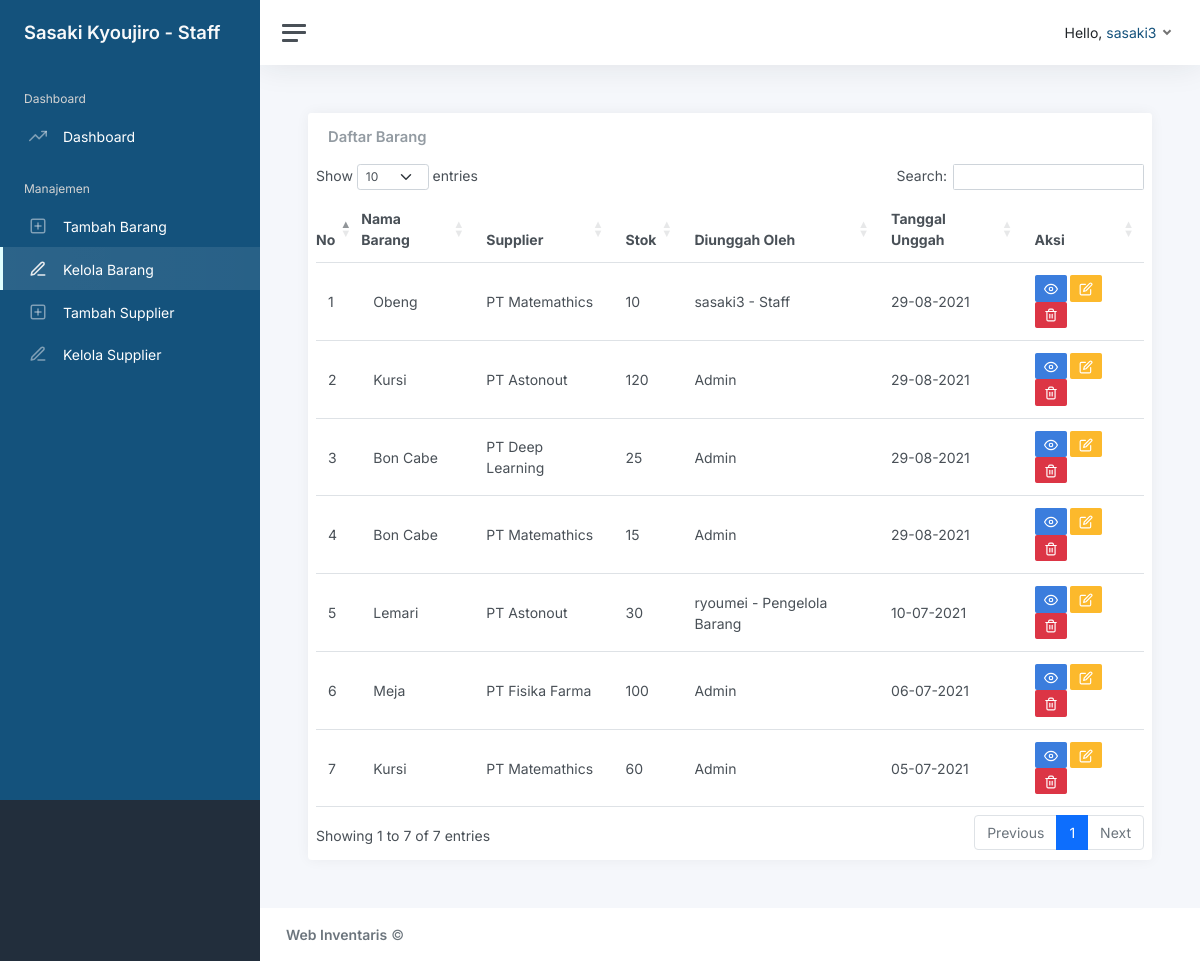
Page /Users/kelola_barang_page (signed in) on the committed database.
### tables this page shows
CREATE TABLE `tb_barang` (
  `id_barang` int(11) NOT NULL,
  `nama_barang` varchar(50) NOT NULL,
  `supplier` varchar(50) NOT NULL,
  `stok` int(50) NOT NULL,
  `kondisi` enum('Baru','Bekas') NOT NULL,
  `biaya_stn` int(50) NOT NULL,
  `biaya_total` int(50) NOT NULL,
  `sumber` varchar(50) NOT NULL,
  `jenis` enum('Sarana','Prasarana') NOT NULL,
  `diunggah` varchar(50) NOT NULL,
  `tanggal` datetime NOT NULL,
  `bm_terakhir` datetime DEFAULT NULL,
  `bk_terakhir` datetime DEFAULT NULL
);

### app/controllers/Users.php (called while the page is built, shortened)
<?php
class Users extends Controller
{
	public function __construct()
	{
		$this->barangModel = $this->model('Barang_model');
	}
    public function kelola_barang_page()
	{
		$data = [
			'title' => 'Kelola Barang | Staff',
			'dashboard' => '',
			'tambah_barang' => '',
			'kelola_barang' => 'active',
			'tambah_sup' => '',
			'kelola_sup' => '',
			'data_barang' => $this->barangModel->getAllData()
		];
		$this->view('users/staff/header', $data);
		$this->view('users/staff/kelola_barang', $data);
		$this->view('users/staff/footer');
	}
}

### app/libraries/Core.php (called while the page is built, shortened)
<?php
class Core
{
	protected $method = 'index';
	protected $params = [];
	public function __construct()
	{
		$url = $this->getURL();
		if (isset($url[0])) {
			if (file_exists('../app/controllers/' . ucwords($url[0]) . '.php'))
			{
				unset($url[0]);
			}
		}
		$this->controller = new $this->controller;
		if (isset($url[1]))
		{
			if (method_exists($this->controller, $url[1])) {
				$this->method = $url[1];
			}
		}
		call_user_func_array([$this->controller, $this->method], $this->params);
	}
	public function getURL()
	{
		if (isset($_GET['url'])) {
			$url = rtrim($_GET['url'], '/');
			$url = filter_var($url, FILTER_SANITIZE_URL);
			$url = explode('/', $url);
			return $url;
		}
	}
}

### app/require.php (called while the page is built, shortened)
<?php
require_once 'libraries/Core.php';
require_once 'libraries/Controller.php';
require_once 'libraries/Database.php';
$init = new Core();

### public/index.php (called while the page is built, shortened)
<?php
require_once '../app/require.php';

### app/libraries/Database.php (called while the page is built, shortened)
<?php
    class Database {
        private $dbHost = DB_HOST;
        private $dbUser = DB_USER;
        private $dbPass = DB_PASS;
        private $dbName = DB_NAME;
        private $statement;
        private $dbHandler;
        public function __construct()
        {
            $conn = 'mysql:host=' . $this->dbHost . ';dbname=' . $this->dbName;
            $options = array(
                PDO::ATTR_PERSISTENT => true,
                PDO::ATTR_ERRMODE => PDO::ERRMODE_EXCEPTION
            );
            try
            {
                $this->dbHandler = new PDO($conn, $this->dbUser, $this->dbPass, $options);
            } catch (PDOException $e) {
                $this->error = $e->getMessage();
                echo $this->error;
            }
        }
        public function query($sql)
        {
            $this->statement = $this->dbHandler->prepare($sql);
        }
        public function execute()
        {
            return $this->statement->execute();
        }
        public function resultSet()
        {
            $this->execute();
            return $this->statement->fetchAll(PDO::FETCH_OBJ);
        }
    }

### app/models/Barang_model.php (called while the page is built, shortened)
<?php
class Barang_model
{
	private $db;
    public function __construct() {
        $this->db = new Database;
    }
    public function getAllData()
    {
        $this->db->query('SELECT * FROM tb_barang ORDER BY id_barang DESC');
        $results = $this->db->resultSet();
        return $results;
    }
}

### app/views/users/staff/kelola_barang.php (the view, shortened to what this page needs)
<main class="content">
  <div class="row">
    <div class="col-12 d-flex">
      <div class="card flex-fill">
        <div class="card-header">
          <h5 class="card-title mb-0">Daftar Barang</h5>
        </div>
        <div class="table-responsive px-2 mb-2">
          <table class="table data-table table-hover my-2" style="width: 100%">
            <thead>
              <tr>
                <th class="ps-0">No</th>
                <th class="ps-0">Nama Barang</th>
                <th class="d-none d-md-table-cell">Supplier</th>
                <th class="d-none d-md-table-cell">Stok</th>
                <th class="d-none d-md-table-cell">Diunggah Oleh</th>
                <th class="d-none d-md-table-cell">Tanggal Unggah</th>
                <th class="d-block d-md-table-cell">Aksi</th>
              </tr>
            </thead>
            <tbody>
            <?php
            $no=1;
            foreach ($data['data_barang'] as $datas) :?>
              <tr>
                <td><?php echo $no++ ?></td>
                <td><?php echo $datas->nama_barang ?></td>
                <td class="d-none d-md-table-cell"><?php echo $datas->supplier ?></td>
                <td class="d-none d-md-table-cell"><?php echo $datas->stok ?></td>
                <td class="d-none d-md-table-cell"><?php echo $datas->diunggah ?></td>
                <td class="d-none d-md-table-cell"><?php echo date('d-m-Y', strtotime($datas->tanggal)) ?></td>
                <td class="d-block d-md-table-cell">
                  <a class="text-decoration-none" href="<?php echo URLROOT . '/Users/lihat_barang_page/' . $datas->id_barang ?>"><button type="button" class="btn btn-primary btn-sm" data-bs-toggle="tooltip" data-bs-placement="top" title="Lihat"><i class="align-middle" data-feather="eye"></i></button></a>
                  <a class="text-decoration-none" href="<?php echo URLROOT . '/Users/edit_barang_page/' . $datas->id_barang ?>"><button type="button" class="btn btn-warning btn-sm" data-bs-toggle="tooltip" data-bs-placement="top" title="Edit"><i class="align-middle" data-feather="edit"></i></button></a>
                  <button type="button" class="btn btn-danger btn-sm" data-bs-toggle="modal" data-bs-target="#exampleModal<?php echo $datas->id_barang ?>"><i class="align-middle" data-feather="trash-2"></i></button>
                </td>
              </tr>
              <?php endforeach ?>
            </tbody>
          </table>
        </div>
      </div>
    </div>
  </div>
</main>

### app/libraries/Controller.php (shortened to what this page needs)
<?php
    class Controller {
        public function view($view, $data = [])
        {
            if (file_exists('../app/views/' . $view . '.php'))
            {
                require_once '../app/views/' . $view . '.php';
            } else
            {
                die("Halaman ini tidak ada!");
            }
        }
    }

### app/views/users/staff/header.php (shortened to what this page needs)
<!DOCTYPE html>
<html lang="en">
<head>
    <link href="https://cdnjs.cloudflare.com/ajax/libs/twitter-bootstrap/5.0.1/css/bootstrap.min.css" rel="stylesheet">
    <link href="https://cdn.datatables.net/1.10.25/css/dataTables.bootstrap5.min.css" rel="stylesheet">
    <link href="<?php echo URLROOT . '/public/css/app.css' ?>" rel="stylesheet">
    <link href="<?php echo URLROOT . '/public/css/custom_user.css' ?>" rel="stylesheet">
</head>
<body>
	<div class="wrapper">
		<nav id="sidebar" class="sidebar js-sidebar">
			<div class="sidebar-content js-simplebar">
				<a class="sidebar-brand" href="">
          <span class="align-middle"><?php echo $_SESSION['nama'] ?> - Staff</span>
        </a>
				<ul class="sidebar-nav">
					<li class="sidebar-header">
						Dashboard
					</li>
					<li class="sidebar-item <?php echo $data['dashboard'] ?>">
						<a class="sidebar-link" href="<?php echo URLROOT . '/Users/dashboard_staff_page' ?>">
                <i class="align-middle" data-feather="trending-up"></i> <span class="align-middle">Dashboard</span>
            </a>
					</li>
          <li class="sidebar-header">
						Manajemen
					</li>
          <li class="sidebar-item <?php echo $data['tambah_barang'] ?>">
              <a class="sidebar-link" href="<?php echo URLROOT . '/Users/tambah_barang_page' ?>">
                  <i class="align-middle" data-feather="plus-square"></i> <span class="align-middle">Tambah Barang</span>
              </a>
          </li>
          <li class="sidebar-item <?php echo $data['kelola_barang'] ?>">
              <a class="sidebar-link" href="<?php echo URLROOT . '/Users/kelola_barang_page' ?>">
                  <i class="align-middle" data-feather="edit-3"></i> <span class="align-middle">Kelola Barang</span>
              </a>
          </li>
          <li class="sidebar-item <?php echo $data['tambah_sup'] ?>">
              <a class="sidebar-link" href="<?php echo URLROOT . '/Users/tambah_sup_page' ?>">
                  <i class="align-middle" data-feather="plus-square"></i> <span class="align-middle">Tambah Supplier</span>
              </a>
          </li>
          <li class="sidebar-item <?php echo $data['kelola_sup'] ?>">
              <a class="sidebar-link" href="<?php echo URLROOT . '/Users/kelola_sup_page' ?>">
                  <i class="align-middle" data-feather="edit-3"></i> <span class="align-middle">Kelola Supplier</span>
              </a>
          </li>
				</ul>
			</div>
		</nav>
		<div class="main">
			<nav class="navbar navbar-expand navbar-light navbar-bg">
				<a class="sidebar-toggle js-sidebar-toggle">
            <i class="hamburger align-self-center"></i>
        </a>
				<div class="navbar-collapse collapse">
					<ul class="navbar-nav navbar-align">
						<li class="nav-item dropdown">
							<a class="nav-link dropdown-toggle d-none d-sm-inline-block" href="#" data-bs-toggle="dropdown">
								<span class="text-dark">Hello, </span>
                <p class="text-user d-inline"><?php echo $_SESSION['username'] ?></p>
							</a>
						</li>
					</ul>
				</div>
			</nav>

### app/views/users/staff/footer.php (shortened to what this page needs)
<footer class="footer align-bottom">
				<div class="container-fluid">
					<div class="row text-muted">
						<div class="col-6 text-start">
							<p class="mb-0">
								<a class="text-muted" href=""><strong>Web Inventaris</strong></a> &copy;
							</p>
						</div>
						<div class="col-6 text-end">
						</div>
					</div>
				</div>
			</footer>
		</div>
	</div>
</body>

### public/css/custom_user.css (style rules this page uses)
.text-user { color: #14527c !important; }
.sidebar-content, .sidebar-link { background-color: #14527c !important; color: white !important; }
.sidebar-header { color: lightgray !important; }
.sidebar-item.active > .sidebar-link { background: linear-gradient(90deg, rgba(255, 255, 255, 0.1), rgba(255, 255, 255, 0.088) 100%, transparent) !important; border-left-color: lightcyan !important; }

### rows in the picture
tb_barang: nama_barang "Obeng", supplier "PT Matemathics", stok "10", diunggah "sasaki3 - Staff", tanggal "29-08-2021"
tb_barang: nama_barang "Kursi", supplier "PT Astonout", stok "120", diunggah "Admin", tanggal "29-08-2021"
tb_barang: nama_barang "Bon Cabe", supplier "PT Deep Learning", stok "25", diunggah "Admin", tanggal "29-08-2021"
tb_barang: nama_barang "Bon Cabe", supplier "PT Matemathics", stok "15", diunggah "Admin", tanggal "29-08-2021"
tb_barang: nama_barang "Lemari", supplier "PT Astonout", stok "30", diunggah "ryoumei - Pengelola Barang", tanggal "10-07-2021"
tb_barang: nama_barang "Meja", supplier "PT Fisika Farma", stok "100", diunggah "Admin", tanggal "06-07-2021"
tb_barang: nama_barang "Kursi", supplier "PT Matemathics", stok "60", diunggah "Admin", tanggal "05-07-2021"

### other values in the picture
$_SESSION['nama'] "Sasaki Kyoujiro"
$_SESSION['username'] "sasaki3"
